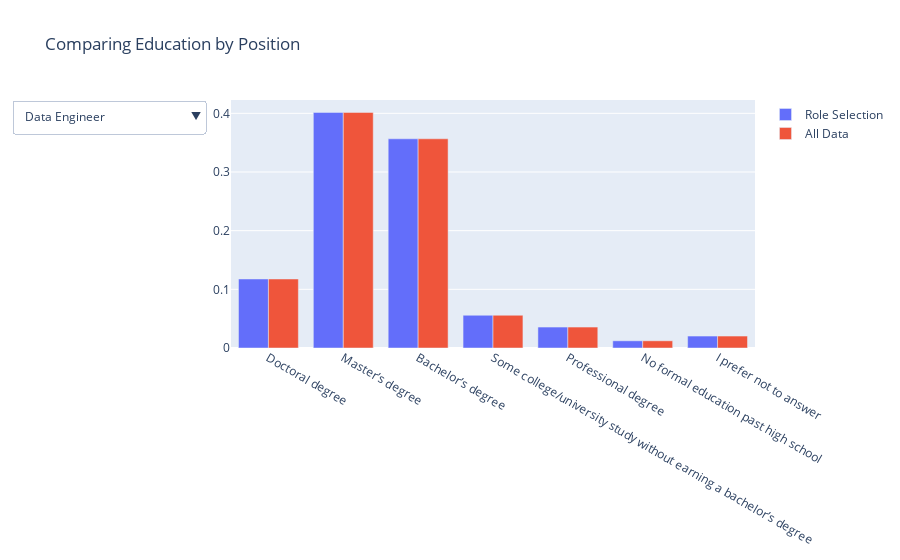

This figure's notebook cell:
### Markdown cell above
### Second try

### Code cell
#Add a title 
fig = go.Figure(layout=go.Layout(title= go.layout.Title(text="Comparing Education by Position")))

#* Change to % of group rather than raw numbers
fig.add_trace(go.Bar(name= 'Role Selection', x= edu.index, y=(edu.values/ edu.values.sum())))

#* Second trace bar 
fig.add_trace(go.Bar(name= 'All Data',x= edu.index, y=(edu.values/ edu.values.sum())))

#* Add all roles with a loop
buttons = []
for i in list(Roles.keys())[1:]:
    buttons.append(dict(method='restyle',
                        label= i,
                        visible=True,
                        args=[{'y':[Roles[i].Q4.value_counts().values/Roles[i].Q4.value_counts().values.sum()],
                               'x':[Roles[i].Q4.value_counts().index],
                               'type':'bar'}, [0]],
                        )
                  )


#* Add dropdown 
updatemenu = []
your_menu = {}
updatemenu.append(your_menu)

updatemenu[0]['buttons'] = buttons
updatemenu[0]['direction'] = 'down'
updatemenu[0]['showactive'] = True

#* Add dropdown menus to the figure
fig.update_layout( updatemenus=updatemenu)

#* Order axes https://plotly.com/python/categorical-axes/
fig.update_xaxes(categoryorder= 'array', categoryarray= ["Doctoral degree",'Master’s degree','Bachelor’s degree','Some college/university study without earning a bachelor’s degree',"Professional degree","No formal education past high school","I prefer not to answer"])
fig.show()

### Figure 1 — Plotly figure (JSON) as saved in the notebook; plotly's stock layout.template omitted (floating-point values rounded to 4 significant figures)
{"data": [{"name": "Role Selection", "type": "bar", "x": ["Master’s degree", "Bachelor’s degree", "Doctoral degree", "Some college/university study without earning a bachelor’s degree", "Professional degree", "I prefer not to answer", "No formal education past high school"], "y": [0.4016, 0.3566, 0.1176, 0.0558, 0.03572, 0.02039, 0.01226]}, {"name": "All Data", "type": "bar", "x": ["Master’s degree", "Bachelor’s degree", "Doctoral degree", "Some college/university study without earning a bachelor’s degree", "Professional degree", "I prefer not to answer", "No formal education past high school"], "y": [0.4016, 0.3566, 0.1176, 0.0558, 0.03572, 0.02039, 0.01226]}], "layout": {"autosize": true, "title": {"text": "Comparing Education by Position"}, "updatemenus": [{"buttons": [{"args": [{"type": "bar", "x": [["Master’s degree", "Bachelor’s degree", "Doctoral degree", "Some college/university study without earning a bachelor’s degree", "Professional degree", "I prefer not to answer", "No formal education past high school"]], "y": [[0.492, 0.3066, 0.09153, 0.04805, 0.02975, 0.02746, 0.004577]]}, [0]], "label": "Data Engineer", "method": "restyle", "visible": true}, {"args": [{"type": "bar", "x": [["Bachelor’s degree", "Master’s degree", "Some college/university study without earning a bachelor’s degree", "Doctoral degree", "Professional degree", "I prefer not to answer", "No formal education past high school"]], "y": [[0.4278, 0.3857, 0.05539, 0.05081, 0.04472, 0.02083, 0.01474]]}, [0]], "label": "Software Engineer", "method": "restyle", "visible": true}, {"args": [{"type": "bar", "x": [["Master’s degree", "Bachelor’s degree", "Doctoral degree", "Professional degree", "Some college/university study without earning a bachelor’s degree", "I prefer not to answer", "No formal education past high school"]], "y": [[0.5116, 0.2422, 0.1712, 0.03214, 0.02392, 0.01345, 0.005605]]}, [0]], "label": "Data Scientist", "method": "restyle", "visible": true}, {"args": [{"type": "bar", "x": [["Master’s degree", "Bachelor’s degree", "Doctoral degree", "Professional degree", "Some college/university study without earning a bachelor’s degree", "I prefer not to answer", "No formal education past high school"]], "y": [[0.4847, 0.3397, 0.0522, 0.04746, 0.04678, 0.01966, 0.009492]]}, [0]], "label": "Data Analyst", "method": "restyle", "visible": true}, {"args": [{"type": "bar", "x": [["Doctoral degree", "Master’s degree", "Bachelor’s degree", "Professional degree", "I prefer not to answer", "Some college/university study without earning a bachelor’s degree", "No formal education past high school"]], "y": [[0.5852, 0.2871, 0.05707, 0.046, 0.01278, 0.007666, 0.004259]]}, [0]], "label": "Research Scientist", "method": "restyle", "visible": true}, {"args": [{"type": "bar", "x": [["Master’s degree", "Bachelor’s degree", "Doctoral degree", "Professional degree", "Some college/university study without earning a bachelor’s degree", "I prefer not to answer", "No formal education past high school"]], "y": [[0.4398, 0.2965, 0.1278, 0.05527, 0.04491, 0.01785, 0.01785]]}, [0]], "label": "Other", "method": "restyle", "visible": true}, {"args": [{"type": "bar", "x": [["Bachelor’s degree", "Master’s degree", "Doctoral degree", "Some college/university study without earning a bachelor’s degree", "I prefer not to answer", "Professional degree", "No formal education past high school"]], "y": [[0.4274, 0.3553, 0.07203, 0.0563, 0.04116, 0.02906, 0.01877]]}, [0]], "label": "Currently not employed", "method": "restyle", "visible": true}, {"args": [{"type": "bar", "x": [["Master’s degree", "Doctoral degree", "Bachelor’s degree", "Professional degree", "Some college/university study without earning a bachelor’s degree", "No formal education past high school"]], "y": [[0.3966, 0.2759, 0.231, 0.05172, 0.03793, 0.006897]]}, [0]], "label": "Statistician", "method": "restyle", "visible": true}, {"args": [{"type": "bar", "x": [["Master’s degree", "Bachelor’s degree", "Doctoral degree", "Professional degree", "Some college/university study without earning a bachelor’s degree", "I prefer not to answer", "No formal education past high school"]], "y": [[0.5361, 0.2601, 0.07659, 0.06503, 0.03757, 0.01445, 0.01012]]}, [0]], "label": "Product/Project Manager", "method": "restyle", "visible": true}, {"args": [{"type": "bar", "x": [["Master’s degree", "Bachelor’s degree", "Doctoral degree", "Some college/university study without earning a bachelor’s degree", "Professional degree", "I prefer not to answer", "No formal education past high school"]], "y": [[0.4353, 0.3235, 0.1368, 0.04991, 0.02495, 0.02033, 0.009242]]}, [0]], "label": "Machine Learning Engineer", "method": "restyle", "visible": true}, {"args": [{"type": "bar", "x": [[]], "y": [[]]}, [0]], "label": "nan", "method": "restyle", "visible": true}, {"args": [{"type": "bar", "x": [["Master’s degree", "Bachelor’s degree", "Professional degree", "Doctoral degree", "Some college/university study without earning a bachelor’s degree", "No formal education past high school", "I prefer not to answer"]], "y": [[0.5313, 0.2945, 0.06266, 0.04637, 0.02757, 0.0188, 0.0188]]}, [0]], "label": "Business Analyst", "method": "restyle", "visible": true}, {"args": [{"type": "bar", "x": [["Master’s degree", "Bachelor’s degree", "Professional degree", "I prefer not to answer", "Some college/university study without earning a bachelor’s degree", "Doctoral degree", "No formal education past high school"]], "y": [[0.44, 0.328, 0.064, 0.056, 0.048, 0.048, 0.016]]}, [0]], "label": "DBA/Database Engineer", "method": "restyle", "visible": true}], "direction": "down", "showactive": true}], "xaxis": {"autorange": true, "categoryarray": ["Doctoral degree", "Master’s degree", "Bachelor’s degree", "Some college/university study without earning a bachelor’s degree", "Professional degree", "No formal education past high school", "I prefer not to answer"], "categoryorder": "array", "range": [-0.5, 6.5], "type": "category"}, "yaxis": {"autorange": true, "range": [0, 0.4227], "type": "linear"}}}
